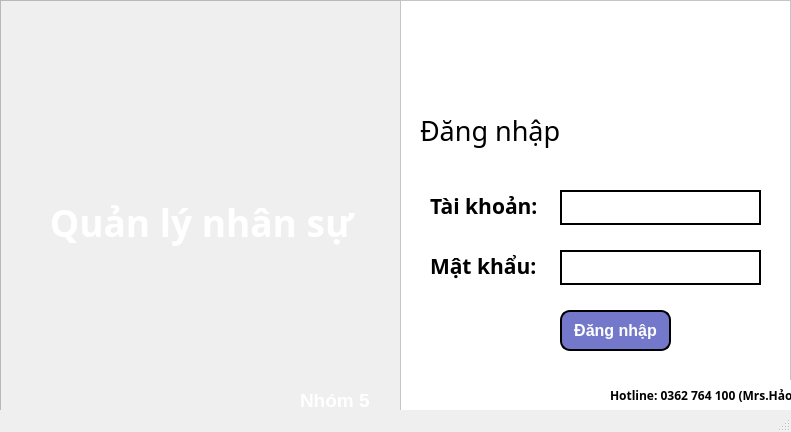
<?xml version="1.0" encoding="UTF-8"?>
<ui version="4.0">
 <class>MainWindow</class>
 <widget class="QMainWindow" name="MainWindow">
  <property name="geometry">
   <rect>
    <x>0</x>
    <y>0</y>
    <width>791</width>
    <height>432</height>
   </rect>
  </property>
  <property name="minimumSize">
   <size>
    <width>791</width>
    <height>432</height>
   </size>
  </property>
  <property name="font">
   <font>
    <pointsize>1</pointsize>
   </font>
  </property>
  <property name="windowTitle">
   <string>Quản lý nhân sự</string>
  </property>
  <widget class="QWidget" name="centralwidget">
   <widget class="QFrame" name="frame">
    <property name="geometry">
     <rect>
      <x>0</x>
      <y>-30</y>
      <width>791</width>
      <height>471</height>
     </rect>
    </property>
    <property name="frameShape">
     <enum>QFrame::StyledPanel</enum>
    </property>
    <property name="frameShadow">
     <enum>QFrame::Raised</enum>
    </property>
    <widget class="QFrame" name="frame_2">
     <property name="geometry">
      <rect>
       <x>0</x>
       <y>30</y>
       <width>401</width>
       <height>571</height>
      </rect>
     </property>
     <property name="frameShape">
      <enum>QFrame::StyledPanel</enum>
     </property>
     <property name="frameShadow">
      <enum>QFrame::Raised</enum>
     </property>
     <widget class="QLabel" name="label">
      <property name="geometry">
       <rect>
        <x>6</x>
        <y>2</y>
        <width>391</width>
        <height>441</height>
       </rect>
      </property>
      <property name="font">
       <font>
        <family>Segoe UI Black</family>
        <pointsize>28</pointsize>
        <weight>75</weight>
        <bold>true</bold>
       </font>
      </property>
      <property name="layoutDirection">
       <enum>Qt::LeftToRight</enum>
      </property>
      <property name="styleSheet">
       <string notr="true">background-color: qlineargradient(x1: 0, y1: 0, x2: 1, y2: 1,stop: 1 #D0E5F9, stop:0.5 #B2B3F5 ,stop: 1 #9F6FF5,stop: 1
 #D587DB);
color: white;</string>
      </property>
      <property name="frameShape">
       <enum>QFrame::NoFrame</enum>
      </property>
      <property name="text">
       <string>Quản lý nhân sự</string>
      </property>
      <property name="alignment">
       <set>Qt::AlignCenter</set>
      </property>
     </widget>
     <widget class="QLabel" name="label_6">
      <property name="geometry">
       <rect>
        <x>300</x>
        <y>390</y>
        <width>91</width>
        <height>21</height>
       </rect>
      </property>
      <property name="font">
       <font>
        <pointsize>14</pointsize>
        <weight>75</weight>
        <bold>true</bold>
       </font>
      </property>
      <property name="styleSheet">
       <string notr="true">color: white;</string>
      </property>
      <property name="text">
       <string>Nhóm 5</string>
      </property>
     </widget>
    </widget>
    <widget class="QFrame" name="frame_3">
     <property name="geometry">
      <rect>
       <x>400</x>
       <y>30</y>
       <width>391</width>
       <height>541</height>
      </rect>
     </property>
     <property name="styleSheet">
      <string notr="true">background-color:white;</string>
     </property>
     <property name="locale">
      <locale language="Vietnamese" country="Vietnam"/>
     </property>
     <property name="frameShape">
      <enum>QFrame::StyledPanel</enum>
     </property>
     <property name="frameShadow">
      <enum>QFrame::Raised</enum>
     </property>
     <widget class="QLabel" name="label_2">
      <property name="geometry">
       <rect>
        <x>20</x>
        <y>110</y>
        <width>161</width>
        <height>41</height>
       </rect>
      </property>
      <property name="minimumSize">
       <size>
        <width>161</width>
        <height>0</height>
       </size>
      </property>
      <property name="font">
       <font>
        <family>Segoe UI Black</family>
        <pointsize>20</pointsize>
        <weight>50</weight>
        <bold>false</bold>
       </font>
      </property>
      <property name="styleSheet">
       <string notr="true">color:black;</string>
      </property>
      <property name="text">
       <string>Đăng nhập</string>
      </property>
     </widget>
     <widget class="QLabel" name="label_3">
      <property name="geometry">
       <rect>
        <x>30</x>
        <y>190</y>
        <width>111</width>
        <height>31</height>
       </rect>
      </property>
      <property name="font">
       <font>
        <family>Segoe UI Black</family>
        <pointsize>16</pointsize>
        <weight>75</weight>
        <bold>true</bold>
       </font>
      </property>
      <property name="styleSheet">
       <string notr="true">color:black;</string>
      </property>
      <property name="text">
       <string>Tài khoản:</string>
      </property>
     </widget>
     <widget class="QLabel" name="label_4">
      <property name="geometry">
       <rect>
        <x>30</x>
        <y>250</y>
        <width>111</width>
        <height>31</height>
       </rect>
      </property>
      <property name="font">
       <font>
        <family>Segoe UI Black</family>
        <pointsize>16</pointsize>
        <weight>75</weight>
        <bold>true</bold>
       </font>
      </property>
      <property name="styleSheet">
       <string notr="true">color:black;</string>
      </property>
      <property name="text">
       <string>Mật khẩu:</string>
      </property>
     </widget>
     <widget class="QPushButton" name="button_login">
      <property name="geometry">
       <rect>
        <x>160</x>
        <y>310</y>
        <width>111</width>
        <height>41</height>
       </rect>
      </property>
      <property name="font">
       <font>
        <pointsize>12</pointsize>
        <weight>75</weight>
        <bold>true</bold>
       </font>
      </property>
      <property name="styleSheet">
       <string notr="true">color:white;
border: 2px solid;
background: #7478CA;
border-radius: 10px;</string>
      </property>
      <property name="text">
       <string>Đăng nhập</string>
      </property>
     </widget>
     <widget class="QLineEdit" name="input_user">
      <property name="geometry">
       <rect>
        <x>160</x>
        <y>190</y>
        <width>201</width>
        <height>35</height>
       </rect>
      </property>
      <property name="font">
       <font>
        <pointsize>12</pointsize>
       </font>
      </property>
      <property name="styleSheet">
       <string notr="true">border: 2px solid;
color: black;</string>
      </property>
     </widget>
     <widget class="QLineEdit" name="input_password">
      <property name="geometry">
       <rect>
        <x>160</x>
        <y>250</y>
        <width>201</width>
        <height>35</height>
       </rect>
      </property>
      <property name="font">
       <font>
        <pointsize>12</pointsize>
       </font>
      </property>
      <property name="styleSheet">
       <string notr="true">border: 2px solid;
color: black;</string>
      </property>
     </widget>
     <widget class="QLabel" name="label_5">
      <property name="geometry">
       <rect>
        <x>210</x>
        <y>380</y>
        <width>181</width>
        <height>31</height>
       </rect>
      </property>
      <property name="font">
       <font>
        <family>Segoe UI Black</family>
        <weight>75</weight>
        <bold>true</bold>
       </font>
      </property>
      <property name="styleSheet">
       <string notr="true">color: black;</string>
      </property>
      <property name="text">
       <string>Hotline: 0362 764 100 (Mrs.Hảo)</string>
      </property>
     </widget>
    </widget>
   </widget>
  </widget>
  <widget class="QStatusBar" name="statusbar"/>
 </widget>
 <resources/>
 <connections/>
</ui>
